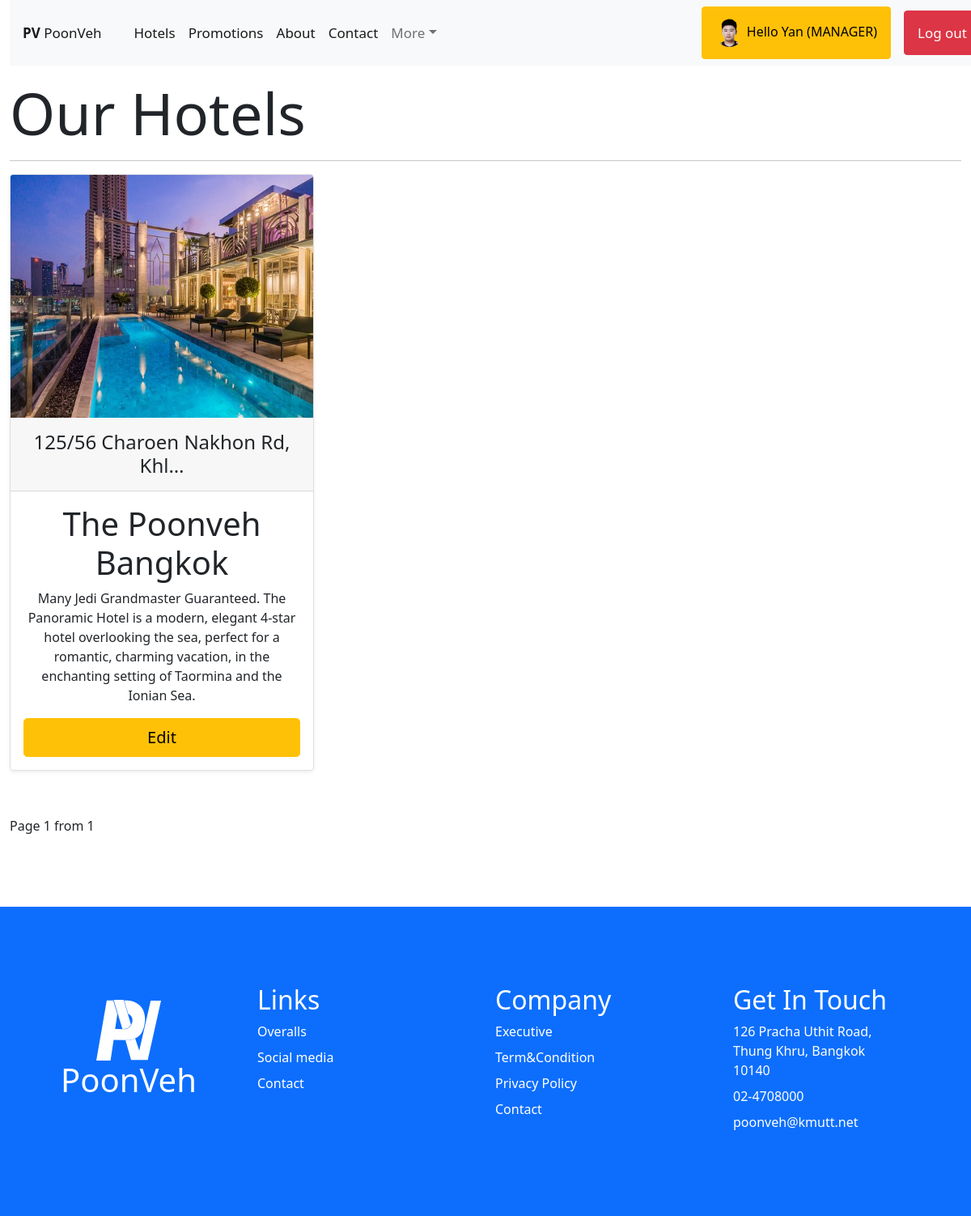
/hotels/ (signed in), run on the app's committed database.
### HotelApp/models.py (models this page shows, shortened)
class Member(models.Model):
    user=models.OneToOneField(User, on_delete=models.CASCADE, null=True, blank=True)
    Member_NIC=models.CharField(max_length=25, null=True, blank=True)
    Member_Tel=models.CharField(max_length=25, null=True, blank=True)
    Member_Point=models.IntegerField(default=0)
    Member_Address=models.TextField(null=True, blank=True)
    Member_Pic=models.ImageField(upload_to='profile', default='profile/default-user.jpg')
    class Meta:
        db_table='member'

class Staff(models.Model):
    member=models.OneToOneField(Member, on_delete=models.CASCADE, null=True, blank=True)
    Hotel_Id=models.ForeignKey(Hotel, on_delete=models.CASCADE, null=True, blank=True)
    POONVEH_ROLES=[('ADMIN', 'ADMIN'), ('MANAGER', 'MANAGER'), ('STAFF', 'STAFF')]
    Staff_Position=models.CharField(max_length=10, choices=POONVEH_ROLES, default='STAFF')
    Staff_Start=models.DateField(default=datetime.date.today)
    Staff_Level=models.PositiveSmallIntegerField(default=1)
    Staff_Status=models.BooleanField(default=1)
    class Meta:
        db_table='staff'

class Hotel(models.Model):
    Hotel_Name=models.CharField(max_length=50)
    Hotel_Address=models.TextField()
    Hotel_Detail=models.TextField()
    Hotel_Pic=models.ImageField(upload_to='hotel', default='hotel/default-location.png')
    def __str__(self):
        return "H"+str(self.id)
    class Meta:
        db_table='hotel'

### HotelApp/views.py (the view)
# urls.py: path('hotels/', Hotels, name='hotels-page'),
def Hotels(request):
    allhotel=Hotel.objects.all()   # SELECT * from Hotel
    hotel_per_page=3
    paginator=Paginator(allhotel, hotel_per_page)
    page=request.GET.get('page')   # localhost:800/?page=2
    allhotel=paginator.get_page(page)
    print('count:', len(allhotel))
    context={'AllHotel':allhotel}
    allrow=[]
    row=[]
    for i, p in enumerate(allhotel):
        if i%3 == 0:
            if i!= 0:
                allrow.append(row)
            row=[]
            row.append(p)
        else:
            row.append(p)
    if len(row) != 0:
        allrow.append(row)
    context['AllRow']=allrow
    print("CHECK:", allrow)
    return render(request, 'frontend/hotels.html', context)

### HotelApp/templates/frontend/hotels.html (shortened to what this page needs)
{% extends 'frontend/base2.html' %}
{% load static %}
{% block content %}
    <br><br><br><br>
    <div class ="containerbody">
        <div class = "container-fluid">
            <div class = "display-2">
                Our Hotels
            </div><hr>
            {% for row in AllRow %}
            <div class="row row-cols-1 row-cols-md-3 mb-3 text-center">
                {% for c in row %}
                <div class="col">
                    <div class="card mb-4 rounded-3 shadow-sm">
                        <img class="card-img-top" src="{{c.Hotel_Pic.url}}" width="150" height="300">
                        <div class="card-header py-3">
                            <h4 class="my-0 fw-normal">{{c.Hotel_Address|truncatechars:30}}</h4>
                        </div>
                        <div class="card-body">
                            <h1 class="card-title pricing-card-title">{{c.Hotel_Name|truncatechars:20}}</h1>
                            <p>{{c.Hotel_Detail|truncatechars:210}}</p>
                            {% if user.member.staff.Staff_Position == 'ADMIN' or user.member.staff.Staff_Position == 'MANAGER' %}
                                <a href="{% url 'hotel-detail' c.id %}"><button type="button" class="w-100 btn btn-lg btn-warning">Edit</button></a>
                            {% else %}
                                <a href="{% url 'hotel-detail' c.id %}"><button type="button" class="w-100 btn btn-lg btn-outline-primary">Details</button></a>
                            {% endif %}
                        </div>
                    </div>
                </div>
                {% endfor %}
            </div>
            {% endfor %}
            <p>Page {{AllHotel.number}} from {{AllHotel.paginator.num_pages}}</p>
        </div>
        <br>
    </div>
{% endblock content %}

### HotelApp/templates/frontend/base2.html (shortened to what this page needs)
{% load static %}
<head>
    <link rel="stylesheet" href="{% static 'css/style2.css' %}">
    <link href="{% static 'css/MaterialIcons' %}" rel="stylesheet">
    <link href="{% static 'css/SecularOne' %} " rel="stylesheet">
    <link href="{% static 'css/Inter' %}" rel="stylesheet">
    <link href="{% static 'css/OrelegaOne' %}" rel="stylesheet">
    <link href="{% static 'css/RubikMonoOne' %}" rel="stylesheet">
    <link href="{% static 'css/bootstrap.min.css' %}" rel="stylesheet">
</head>
<body>
    <div class = "containerbody">
        <div class="container-fluid">
            <nav class="navbar navbar-expand-lg navbar-light bg-light containerbody" style="position:fixed">
                <a class="navbar-brand" href="{% url 'home-page' %}"><b>PV</b> PoonVeh</a>
                <div class="collapse navbar-collapse" id="navbarNavDropdown">
                    <ul class="navbar-nav me-auto mb-2 mb-lg-0">
                        <li class="nav-item">
                            <a class="nav-link active" href="{% url 'hotels-page' %}">Hotels</a>
                        </li>
                        <li class="nav-item">
                            <a class="nav-link active" href="{% url 'promotions-page' %}">Promotions</a>
                        </li>
                        <li class="nav-item">
                            <a class="nav-link active" href="{% url 'about-page' %}">About</a>
                        </li>
                        <li class="nav-item">
                            <a class="nav-link active" href="{% url 'contact-page' %}">Contact</a>
                        </li>
                        {% if user.is_authenticated %}
                            <li class="nav-item dropdown">
                                <a class="nav-link dropdown-toggle" id="navbarDropdownMenuLink" role="button" data-bs-toggle="dropdown" aria-expanded="false">More</a>
                            </li>
                        </ul>
                            <li>
                                {% if user.is_staff %}
                                    <a class="btn btn-outline-warning nav-link active" style="font-size:100%" href="{% url 'profile-page' %}">
                                        <img src="{{user.member.Member_Pic.url}}" width="35" height="35" class="rounded-circle">
                                        Hello {{user.first_name}} ({{user.member.staff.Staff_Position}})
                                    </a>
                                {% else %}
                                    <a class="btn btn-outline-success nav-link active" style="font-size:100%" href="{% url 'profile-page' %}">
                                        <img src="{{user.member.Member_Pic.url}}" width="35" height="35" class="rounded-circle">
                                        Hello {{user.first_name}} (MEMBER)
                                    </a>
                                {% endif %}
                            </li>&emsp;
                            <a class="btn btn-outline-danger nav-link active" href="{% url 'logout' %}">Log out</a>
                    {% endif %}
                </div>
            </nav>
        </div>
        {% block content %}{% endblock content %}
        <div class = "container-fluid mt-5 bg-primary">
            <div class = "row p-5">
                <div class = "col display-4 text-white">
                    <center>
                        <br><img src="{% static 'img/logoWhite.svg' %}" width="80">
                        <h1>PoonVeh</h1>
                    </center>
                </div>
                <div class="col p-5">
                    <div class = "text-white mb-2">
                        <h2>Links</h2>
                    </div>
                    <div class = "text-white mb-2">
                        Overalls
                    </div>
                    <div class = "text-white mb-2">
                        Social media
                    </div>
                    <div class = "text-white mb-2">
                        Contact
                    </div>
                </div>
                <div class = "col p-5">
                    <div class = "text-white mb-2">
                        <h2>Company</h2>
                    </div>
                    <div class = "text-white mb-2">
                        Executive
                    </div>
                    <div class = "text-white mb-2">
                        Term&Condition
                    </div>
                    <div class = "text-white mb-2">
                        Privacy Policy
                    </div>
                    <div class = "text-white mb-2">
                        Contact
                    </div>
                </div>
                <div class = "col p-5">
                    <div class = "text-white mb-2">
                        <h2>Get In Touch</h2>
                    </div>
                    <div class = "text-white mb-2">
                        126 Pracha Uthit Road,<br>Thung Khru, Bangkok 10140
                    </div>
                    <div class = "text-white mb-2">
                        02-4708000
                    </div>
                    <div class = "text-white mb-2">
                        poonveh@kmutt.net
                    </div>
                </div>
            </div>
        </div>
    </div>
</body>

### static/css/style2.css (style rules this page uses)
body { margin:0; }
.navbar { background-color: #333; position: fixed; top: 0; width: 100%; }
.navbar a { float: left; display: block; color: #f2f2f2; text-align: center; padding: 14px 16px; text-decoration: none; font-size: 17px; }
.containerbody { margin: 0 auto; min-width: 992px !important; width: 100%; }
@media (min-width: 576px) { .containerbody { max-width: 540px; } }
@media (min-width: 768px) { .containerbody { max-width: 720px; } }
@media (min-width: 992px) { .containerbody { max-width: 960px; } }
@media (min-width: 1200px) { .containerbody { max-width: 1140px; } }
@media screen and (max-width: 1920px) { .containerbody { max-width: 1440px; } }
body { color: rgb(0, 0, 0); background-color: #ffffff; font-family: 'Inter', sans-serif; margin: 0; }
body a { text-decoration: none; }
* { box-sizing: border-box; }
nav { list-style: none; }
a { text-decoration:none; }
.navbar { position: relative; z-index: 9999; }

### data on the page
Hotel: Hotel_Pic (picture), Hotel_Address "125/56 Charoen Nakhon Rd, Khl…", Hotel_Name "The Poonveh Bangkok", Hotel_Detail "Many Jedi Grandmaster Guaranteed. The Panoramic Hotel is a modern, elegant 4-star hotel overlooking the sea, perfect for a romantic, charming vacation, in the enchanting setting of Taormina and the Ionian Sea."

### other printed values
{{ user.first_name }} "Yan"
{{ user.member.staff.Staff_Position }} "MANAGER"
{{ AllHotel.number }} "1"
{{ AllHotel.paginator.num_pages }} "1"
